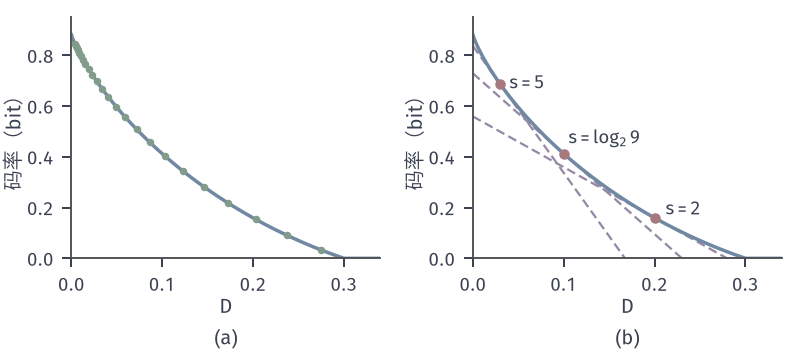

The Python source for this figure:
"""(a) Blahut-Arimoto points (green) for Bern(0.3), Hamming, s from 1.4 to 8 (24 values, 4000 iterations
or certified gap <= 1e-10, uniform start) on the closed form R(D) (blue).
(b) Supporting lines R = F_s - s D (purple dashed) for s=2, log2 9, 5 touching the curve at D_s=1/(1+2^s)."""
from pathlib import Path
import sys
import math
HERE = Path(__file__).resolve().parent
sys.path.insert(0, str(HERE.parent/'rd-common'))
from common import *

px = np.array([.7, .3]); d = np.array([[0, 1], [1, 0.]])
S = np.linspace(1.4, 8, 24)
pts = []
for s in S:
    h = blahut_arimoto(px, d, s, iters=4000, tol=1e-10)[-1]
    pts.append((h['D'], h['I']))
pts = np.array(pts)
fig, axs = figure(width_mm=112, height_mm=50, ncols=2)
panel(fig, left=.09, right=.985, top=.95, bottom=.27, wspace=.3)
D = np.linspace(0, .34, 400)
for ax in axs:
    ax.plot(D, rd_binary(D), color=BLUE, lw=1.4, zorder=2)
    ax.set_xlim(0, .34); ax.set_ylim(0, .95)
    axlab(ax, '$D$', '码率（bit）')
axs[0].plot(pts[:, 0], pts[:, 1], 'o', ms=3, color=GREEN, mew=0, zorder=3)
ax = axs[1]
out = {}
for s in (2., math.log2(9), 5.):
    Ds = 1/(1+2**s); F = float(rd_binary(Ds))+s*Ds
    ax.plot(D, F-s*D, color=PURPLE, lw=.9, ls=DASH, zorder=1)
    dot(ax, Ds, float(rd_binary(Ds)), RED)
    out[f'{s:.4f}'] = [Ds, F]
lab(ax, .105, .45, '$s=\\log_2 9$', INK, ha='left')
lab(ax, .212, .17, '$s=2$', INK, ha='left')
lab(ax, .04, .67, '$s=5$', INK, ha='left')
tags(fig, axs)
save(fig, HERE, 'figure', {'ba_points': pts.round(6).tolist(), 'tangent': out})
